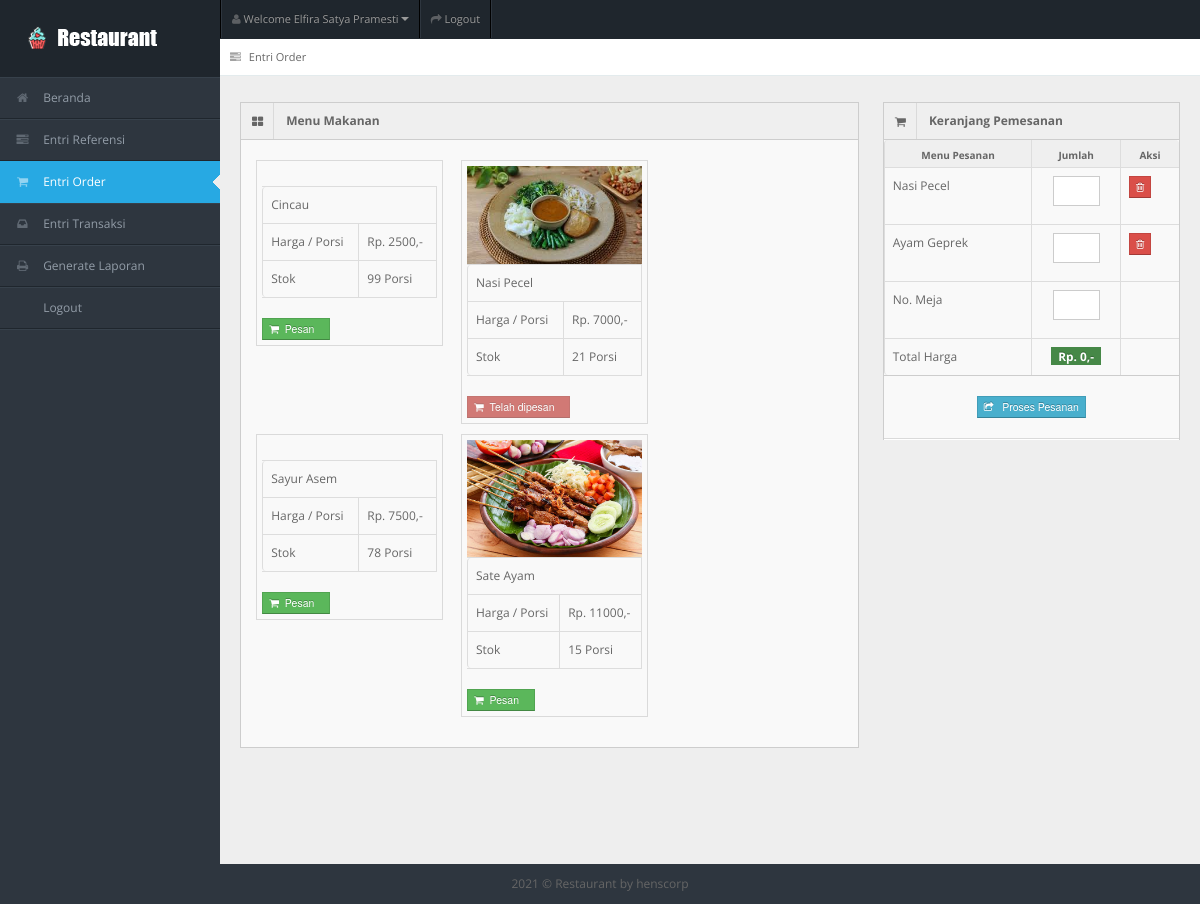
The app's page /entri_order.php (signed in) with its own data.
### tables this page shows
CREATE TABLE `tb_user` (
  `id_user` int(11) NOT NULL,
  `username` varchar(150) NOT NULL,
  `password` varchar(150) NOT NULL,
  `nama_user` varchar(150) NOT NULL,
  `id_level` int(11) NOT NULL,
  `status` varchar(150) NOT NULL
);

CREATE TABLE `tb_masakan` (
  `id_masakan` int(11) NOT NULL,
  `nama_masakan` varchar(150) NOT NULL,
  `harga` varchar(150) NOT NULL,
  `stok` int(11) NOT NULL,
  `status_masakan` varchar(150) NOT NULL,
  `gambar_masakan` varchar(150) NOT NULL
);

CREATE TABLE `tb_pesan` (
  `id_pesan` int(11) NOT NULL,
  `id_user` int(11) NOT NULL,
  `id_order` int(11) DEFAULT NULL,
  `id_masakan` int(11) NOT NULL,
  `jumlah` int(11) DEFAULT NULL,
  `status_pesan` varchar(150) DEFAULT NULL
);

### entri_order.php (the view, shortened to what this page needs)
<?php
include "connection/koneksi.php";
$id = $_SESSION['id_user'];
if(isset ($_SESSION['username'])){
  $query = "select * from tb_user natural join tb_level where id_user = $id";
  mysqli_query($conn, $query);
  $sql = mysqli_query($conn, $query);
  while($r = mysqli_fetch_array($sql)){
?>
<!DOCTYPE html>
<html lang="en">
<head>
<link rel="stylesheet" href="template/dashboard/css/bootstrap.min.css" />
<link rel="stylesheet" href="template/dashboard/css/bootstrap-responsive.min.css" />
<link rel="stylesheet" href="template/dashboard/css/fullcalendar.css" />
<link rel="stylesheet" href="template/dashboard/css/matrix-style.css" />
<link rel="stylesheet" href="template/dashboard/css/matrix-media.css" />
<link href="template/dashboard/font-awesome/css/font-awesome.css" rel="stylesheet" />
<link rel="stylesheet" href="template/dashboard/css/jquery.gritter.css" />
</head>
<body>
<div id="header">
  <h1><a href="entri_order.php">Entri Order</a></h1>
</div>
<div id="user-nav" class="navbar navbar-inverse">
  <ul class="nav">
    <li  class="dropdown" id="profile-messages" ><a title="" href="#" data-toggle="dropdown" data-target="#profile-messages" class="dropdown-toggle"><i class="icon icon-user"></i>  <span class="text">Welcome <?php echo $r['nama_user'];?></span><b class="caret"></b></a>
    </li>
    <li class=""><a title="" href="logout.php"><i class="icon icon-share-alt"></i> <span class="text">Logout</span></a></li>
  </ul>
</div>
<div id="sidebar"><a href="entri_order.php" class="visible-phone"><i class="icon shopping-cart"></i> <span>Entri Order</span></a>
  <ul>
    <?php
    if($r['id_level'] == 1){
  ?>
    <li> <a href="beranda.php"><i class="icon icon-home"></i> <span>Beranda</span></a> </li>
    <li> <a href="entri_referensi.php"><i class="icon icon-tasks"></i> <span>Entri Referensi</span></a> </li>
    <li class="active"> <a href="entri_order.php"><i class="icon icon-shopping-cart"></i> <span>Entri Order</span></a> </li>
    <li> <a href="entri_transaksi.php"><i class="icon icon-inbox"></i> <span>Entri Transaksi</span></a> </li>
    <li> <a href="generate_laporan.php"><i class="icon icon-print"></i> <span>Generate Laporan</span></a> </li>
    <li> <a href="logout.php"><i class="icon icon-sign-out"></i> <span>Logout</span></a> </li>
  <?php
    } else if($r['id_level'] == 2){
  ?>
    <li><a href="beranda.php"><i class="icon icon-home"></i> <span>Beranda</span></a> </li>
    <li class="active"> <a href="entri_order.php"><i class="icon icon-shopping-cart"></i> <span>Entri Order</span></a> </li>
    <li> <a href="generate_laporan.php"><i class="icon icon-print"></i> <span>Generate Laporan</span></a> </li>
    <li> <a href="logout.php"><i class="icon icon-sign-out"></i> <span>Logout</span></a> </li>
  <?php
    } else if($r['id_level'] == 3){
  ?>
    <li><a href="beranda.php"><i class="icon icon-home"></i> <span>Beranda</span></a> </li>
    <li> <a href="entri_transaksi.php"><i class="icon icon-inbox"></i> <span>Entri Transaksi</span></a> </li>
    <li> <a href="generate_laporan.php"><i class="icon icon-print"></i> <span>Generate Laporan</span></a> </li>
    <li> <a href="logout.php"><i class="icon icon-sign-out"></i> <span>Logout</span></a> </li>
  <?php
    } else if($r['id_level'] == 4){
  ?>
    <li><a href="beranda.php"><i class="icon icon-home"></i> <span>Beranda</span></a> </li>
    <li> <a href="generate_laporan.php"><i class="icon icon-print"></i> <span>Generate Laporan</span></a> </li>
    <li> <a href="logout.php"><i class="icon icon-sign-out"></i> <span>Logout</span></a> </li>
  <?php
    } else if($r['id_level'] == 5){
  ?>
    <li><a href="beranda.php"><i class="icon icon-home"></i> <span>Beranda</span></a> </li>
    <li class="active"> <a href="entri_order.php"><i class="icon icon-shopping-cart"></i> <span>Entri Order</span></a> </li>
    <li> <a href="logout.php"><i class="icon icon-sign-out"></i> <span>Logout</span></a> </li>
  <?php
    }
  ?>
  </ul>
</div>
<div id="content">
  <div id="content-header">
    <div id="breadcrumb"> <a href="entri_order.php" title="Go to here" class="tip-bottom"><i class="icon icon-tasks"></i> Entri Order</a></div>
  </div>
  <div class="container-fluid">
    <?php
      if($r['id_level'] == 1 || $r['id_level'] == 2 || $r['id_level'] == 5){
    ?>
      <?php
        $order = array();
        if(in_array($id, $order)){
      ?>
    <div class="row-fluid">
      <div class="span6">
        <div class="widget-box span12">
          <div class="widget-title"> <span class="icon"> <i class="icon-hand-right"></i> </span>
            <h5>Notifications</h5>
          </div>
          <div class="widget-content">
            <div class="alert alert-info alert-block">
              <h4 class="alert-heading">Informasi !</h4>
              Terimakasih, Anda telah melakukan pemesanan.<br>
              Silahkan tunggu pesanan tiba di meja saudara. Apabila selesai menyantap hidangan, silahkan lakukan proses pembayaran di kasir !
            </div>
          </div>
        </div>
      </div>
      <div class="span6">
        <div class="widget-box span12">
          <div class="widget-title"> <span class="icon"> <i class="icon-shopping-cart"></i> </span>
            <h5>Menu yang dipesan</h5>
          </div>
          <div class="widget-content nopadding">
            <table class="table table-bordered table-invoice-full">
              <thead>
                <tr>
                  <th class="head0">No.</th>
                  <th class="head1">Menu</th>
                  <th class="head0 right">Jumlah</th>
                  <th class="head1 right">Harga</th>
                  <th class="head0 right">Total</th>
                </tr>
              </thead>
              <tbody>
                <?php
                  $no_order_fiks = 1;
                  $query_order_fiks = "select * from tb_pesan natural join tb_masakan where id_user = $id and status_pesan != 'sudah'";
                  $sql_order_fiks = mysqli_query($conn, $query_order_fiks);
                  while($r_order_fiks = mysqli_fetch_array($sql_order_fiks)){
                ?>
                <tr>
                  <td><center><?php echo $no_order_fiks++; ?>. </center></td>
                  <td><?php echo $r_order_fiks['nama_masakan'];?></td>
                  <td class="right"><center><?php echo $r_order_fiks['jumlah'];?></center></td>
                  <td class="right">Rp. <?php echo $r_order_fiks['harga'];?>,-</td>
                  <td class="right">
                    <strong>
                      Rp.
                      <?php
                        $hasil = $r_order_fiks['harga'] * $r_order_fiks['jumlah'];
                        echo $hasil;
                      ?>,-
                    </strong>
                  </td>
                </tr>
                <?php
                  }
                  $query_harga = "select * from tb_order where id_pengunjung = $id and status_order = 'belum bayar'";
                  $sql_harga = mysqli_query($conn, $query_harga);
                  $result_harga = mysqli_fetch_array($sql_harga);
                ?>
                <tr>
                  <td></td>
                  <td><strong><center>Total</center></strong></td>
                  <td class="right"></td>
                  <td class="right"></td>
                  <td class="right"><strong>Rp. <?php echo $result_harga['total_harga'];?>,-</strong></td>
                </tr>
                <tr>
                  <td></td>
                  <td><strong><center>No. Meja</center></strong></td>
                  <td class="right"></td>
                  <td class="right"></td>
                  <td class="right"><center><strong><?php echo $result_harga['no_meja'];?></strong></center></td>
                </tr>
              </tbody>
            </table>
          </div>
        </div>
      </div>
    </div>
      <?php
        } else {
      ?>
    <div class="row-fluid">
      <div class="span8">
        <div class="widget-box span12">
          <div class="widget-title bg_lg"><span class="icon"><i class="icon-th-large"></i></span>
            <h5>Menu Makanan</h5>
          </div>
          <div class="widget-content" >
            <ul class="thumbnails">
              <div class="btn-icon-pg">
                <ul>
                  <?php
                    $pesan = array();
                    $query_lihat_pesan = "select * from tb_pesan where id_user = $id and status_pesan != 'sudah'";
                    $sql_lihat_pesan = mysqli_query($conn, $query_lihat_pesan);
                    while($r_dt_pesan = mysqli_fetch_array($sql_lihat_pesan)){
                      array_push($pesan, $r_dt_pesan['id_masakan']);
                    }
                    $query_data_makanan = "select * from tb_masakan where stok > 0 order by id_masakan desc";
                    $sql_data_makanan = mysqli_query($conn, $query_data_makanan);
                    while($r_dt_makanan = mysqli_fetch_array($sql_data_makanan)){
                  ?>
                      <li class="span2">
                        <a> <img src="gambar/<?php echo $r_dt_makanan['gambar_masakan']?>" alt="" > </a>
                        <table class="table table-bordered">
                          <tbody>
                            <tr>
                              <td><?php echo $r_dt_makanan['nama_masakan'];?></td>
                            </tr>
                            <tr>
                              <td>Harga / Porsi</td>
                              <td>Rp. <?php echo $r_dt_makanan['harga'];?>,-</td>
                            </tr>
                            <tr>
                              <td>Stok</td>
                              <td><?php echo $r_dt_makanan['stok'];?> Porsi</td>
                            </tr>
                          </tbody>
                        </table>
                        <form action="" method="post">
                          <?php
                            if(in_array($r_dt_makanan['id_masakan'], $pesan)){
                          ?>
                              <button type="submit" value="<?php echo $r_dt_makanan['id_masakan'];?>" name="tambah_pesan" class="btn btn-danger btn-mini" disabled>
                                <i class='icon-shopping-cart'></i>&nbsp;&nbsp;Telah dipesan &nbsp;&nbsp;
                              </button>
                          <?php
                            } else {
                          ?>
                              <button type="submit" value="<?php echo $r_dt_makanan['id_masakan'];?>" name="tambah_pesan" class="btn btn-success btn-mini">
                                <i class='icon-shopping-cart'></i>&nbsp;&nbsp;Pesan &nbsp;&nbsp;
                              </button>
                          <?php
                            }
                          ?>
                        </form>
                      </li>
                    <?php
                      }
                    ?>
                </ul>
              </div>
            </ul>
          </div>
        </div>
      </div>
      <div class="span4">
      <form action="" method="post">
        <div class="widget-box">
          <div class="widget-title"> <span class="icon"> <i class="icon-shopping-cart"></i> </span>
            <h5>Keranjang Pemesanan</h5>
          </div>
          <div class="widget-content nopadding">
            <table class="table table-bordered table-striped">
              <thead>
                <tr>
                  <th style="width: 50%">Menu Pesanan</th>
                  <th style="width: 30%">Jumlah</th>
                  <th style="width: 20%">Aksi</th>
                </tr>
              </thead>
              <tbody>
              <?php
                $query_draft_pesan = "select * from tb_pesan natural join tb_masakan where id_user = $id and status_pesan != 'sudah'";
                $sql_draft_pesan = mysqli_query($conn, $query_draft_pesan);
                while($r_draft_pesan = mysqli_fetch_array($sql_draft_pesan)){
              ?>
                <tr class="odd gradeX">
                  <td><span id="<?php echo "nama".$r_draft_pesan['id_pesan']; ?>"><?php echo $r_draft_pesan['nama_masakan'];?></span></td>
                  <td>
                    <center>
                      <input id="<?php echo "jumlah".$r_draft_pesan['id_pesan']; ?>" class="span8" name="jumlah<?php echo $r_draft_pesan['id_masakan']; ?>" type="number" value="" placeholder="" onchange="return operasi()"/>
                    </center>
                  </td>
                  <td>
                    <form action="" method="post">
                      <button type="submit" value="<?php echo $r_draft_pesan['id_pesan'];?>" name="hapus_pesan" class="btn btn-danger btn-mini">
                        <i class='icon-trash'></i>
                      </button>
                    </form>
                  </td>
                </tr>
              <?php
                }
              ?>
                <tr class="odd gradeX">
                  <td>No. Meja</td>
                  <td>
                    <center>
                      <input class="span8" name="no_meja" type="number" value="" placeholder="" />
                    </center>
                  </td>
                  <td>
                  </td>
                </tr>
                <tr class="odd gradeX">
                  <td>Total Harga</td>
                  <td>
                    <center>
                      <span class="label label-success">&nbsp;Rp. <span id="total_harga">0</span>,-&nbsp;</span>
                    </center>
                  </td>
                  <td>
                  </td>
                </tr>
              </tbody>
            </table>
          </div>
          <br>
          <center>
            <button type="submit" value="" name="proses_pesan" class="btn btn-mini btn-info">
              <i class='icon-share'></i> &nbsp;&nbsp;Proses Pesanan
            </button>
          </center>
          <hr>
        </div>
      </form>
      </div>
    </div>
      <?php
        }
        }
      ?>
    </div>
  </div>
<div class="row-fluid">
  <div id="footer" class="span12"> <?php echo date('Y'); ?> &copy; Restaurant <a href="#">by henscorp</a> </div>
</div>
</body>
</html>
<?php
  }
} else {
  header('location: logout.php');
}
?>

### template/dashboard/css/matrix-media.css (style rules this page uses)
body { background:#2E363F; }
#header { background-color: #1f262d; margin-top:10px; }
#sidebar > ul { border-bottom: 1px solid #37414b }
#sidebar > ul > li { border-top: 1px solid #37414b; border-bottom: 1px solid #1f262d; }
#sidebar > ul > li.active { background-color: #27a9e3; border-bottom: 1px solid #27a9e3; border-top: 1px solid #27a9e3; }
#sidebar > ul > li.active a { color:#fff; text-decoration:none; }

### records on screen
tb_user: nama_user "Elfira Satya Pramesti"
tb_masakan: nama_masakan "Cincau", harga "2500", stok "99", $r_dt_makanan['id_masakan'] 20 (drawn)
tb_masakan: gambar_masakan (picture), nama_masakan "Nasi Pecel", harga "7000", stok "21", $r_dt_makanan['id_masakan'] 19 (drawn)
tb_masakan: nama_masakan "Sayur Asem", harga "7500", stok "78", $r_dt_makanan['id_masakan'] 14 (drawn)
tb_masakan: gambar_masakan (picture), nama_masakan "Sate Ayam", harga "11000", stok "15", $r_dt_makanan['id_masakan'] 8 (drawn)
tb_pesan: id_masakan.nama_masakan "Nasi Pecel", $r_draft_pesan['id_pesan'] 51 (drawn)
tb_pesan: id_masakan.nama_masakan "Ayam Geprek", $r_draft_pesan['id_pesan'] 52 (drawn)
